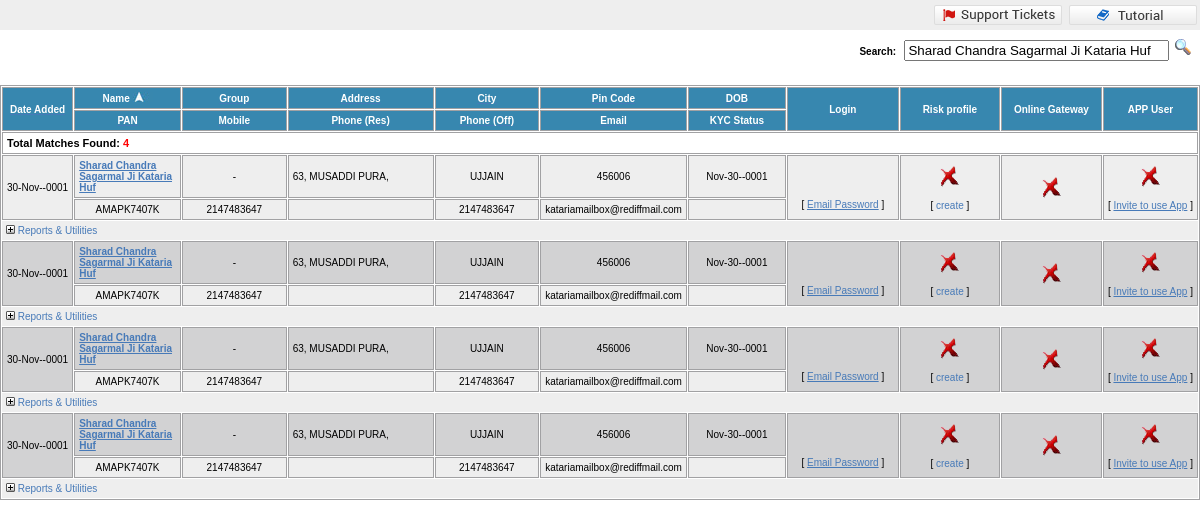
Screenshot of /auth/search.php?srch_str=Sharad Chandra Sagarmal Ji Kataria Huf (signed in) with the database file from the repository.
### tables this page shows
CREATE TABLE `investors` (
  `sno` int(11) NOT NULL,
  `foliochk` varchar(11) NOT NULL,
  `inv_name` varchar(40) NOT NULL,
  `address1` varchar(42) NOT NULL,
  `address2` varchar(35) DEFAULT NULL,
  `address3` varchar(19) DEFAULT NULL,
  `city` varchar(14) NOT NULL,
  `state` varchar(20) NOT NULL,
  `pincode` int(11) NOT NULL,
  `product` varchar(7) NOT NULL,
  `sch_name` varchar(100) NOT NULL,
  `rep_date` date NOT NULL,
  `clos_bal` decimal(9,3) NOT NULL,
  `rupee_bal` decimal(10,2) NOT NULL,
  `jnt_name1` varchar(24) DEFAULT NULL,
  `jnt_name2` varchar(30) DEFAULT NULL,
  `phone_res1` varchar(15) DEFAULT NULL,
  `phone_res2` varchar(15) DEFAULT NULL,
  `phone_res3` varchar(15) DEFAULT NULL,
  `phone_off1` varchar(15) DEFAULT NULL,
  `phone_off2` varchar(15) DEFAULT NULL,
  `phone_off3` varchar(15) DEFAULT NULL,
  `email` varchar(35) DEFAULT NULL,
  `holding_nature` varchar(2) NOT NULL,
  `uin_no` varchar(30) DEFAULT NULL,
  `pan_no` varchar(10) DEFAULT NULL,
  `joint1_pan` varchar(10) DEFAULT NULL,
  `joint2_pan` varchar(30) DEFAULT NULL,
  `guard_pan` varchar(30) DEFAULT NULL,
  `tax_status` varchar(27) NOT NULL,
  `broker_code` varchar(10) NOT NULL,
  `subbroker` varchar(7) DEFAULT NULL,
  `reinv_flag` varchar(1) NOT NULL,
  `bank_name` varchar(38) NOT NULL,
  `branch` varchar(30) NOT NULL,
  `ac_type` varchar(3) NOT NULL,
  `ac_no` varchar(20) NOT NULL,
  `b_address1` varchar(17) DEFAULT NULL,
  `b_address2` varchar(30) DEFAULT NULL,
  `b_address3` varchar(30) DEFAULT NULL,
  `b_city` varchar(16) NOT NULL,
  `b_pincode` int(11) DEFAULT NULL,
  `inv_dob` date DEFAULT NULL,
  `mobile_no` varchar(15) DEFAULT NULL,
  `occupation` varchar(34) DEFAULT NULL,
  `inv_iin` bit(1) NOT NULL,
  `nom_name` varchar(27) DEFAULT NULL,
  `relation` varchar(12) DEFAULT NULL,
  `nom_addr1` varchar(32) DEFAULT NULL,
  `nom_addr2` varchar(35) DEFAULT NULL,
  `nom_addr3` varchar(16) DEFAULT NULL,
  `nom_city` varchar(8) DEFAULT NULL,
  `nom_state` varchar(2) DEFAULT NULL,
  `nom_pincode` int(11) DEFAULT NULL,
  `nom_ph_off` varchar(30) DEFAULT NULL,
  `nom_ph_res` varchar(30) DEFAULT NULL,
  `nom_email` varchar(30) DEFAULT NULL,
  `nom_percentage` int(11) DEFAULT NULL,
  `nom2_name` varchar(21) DEFAULT NULL,
  `nom2_relation` varchar(12) DEFAULT NULL,
  `nom2_addr1` varchar(30) DEFAULT NULL,
  `nom2_addr2` varchar(30) DEFAULT NULL,
  `nom2_addr3` varchar(30) DEFAULT NULL,
  `nom2_city` varchar(30) DEFAULT NULL,
  `nom2_state` varchar(30) DEFAULT NULL,
  `nom2_pincode` varchar(30) DEFAULT NULL,
  `nom2_ph_off` varchar(30) DEFAULT NULL,
  `nom2_ph_res` varchar(30) DEFAULT NULL,
  `nom2_email` varchar(30) DEFAULT NULL,
  `nom2_percentage` int(11) DEFAULT NULL,
  `nom3_name` varchar(30) DEFAULT NULL,
  `nom3_relation` varchar(30) DEFAULT NULL,
  `nom3_addr1` varchar(30) DEFAULT NULL,
  `nom3_addr2` varchar(30) DEFAULT NULL,
  `nom3_addr3` varchar(30) DEFAULT NULL,
  `nom3_city` varchar(30) DEFAULT NULL,
  `nom3_state` varchar(30) DEFAULT NULL,
  `nom3_pincode` varchar(30) DEFAULT NULL,
  `nom3_ph_off` varchar(30) DEFAULT NULL,
  `nom3_ph_res` varchar(30) DEFAULT NULL,
  `nom3_email` varchar(30) DEFAULT NULL,
  `nom3_percentage` varchar(30) DEFAULT NULL,
  `ifsc_code` varchar(11) DEFAULT NULL,
  `dp_id` varchar(12) DEFAULT NULL,
  `demat` varchar(1) NOT NULL,
  `guard_name` varchar(30) DEFAULT NULL,
  `brokcode` varchar(10) NOT NULL,
  `folio_date` date NOT NULL,
  `aadhaar` varchar(32) DEFAULT NULL,
  `tpa_linked` varchar(30) DEFAULT NULL,
  `fh_ckyc_no` int(11) DEFAULT NULL,
  `jh1_ckyc` varchar(30) DEFAULT NULL,
  `jh2_ckyc` varchar(30) DEFAULT NULL,
  `g_ckyc_no` varchar(30) DEFAULT NULL,
  `jh1_dob` date DEFAULT NULL,
  `jh2_dob` varchar(30) DEFAULT NULL,
  `guardian_dob` date DEFAULT NULL,
  `amc_code` varchar(2) NOT NULL,
  `gst_state_code` int(11) DEFAULT NULL,
  `username` varchar(100) DEFAULT NULL,
  `password` varchar(100) DEFAULT NULL,
  `status` varchar(15) DEFAULT NULL,
  `fax_res` varchar(15) DEFAULT NULL,
  `fax_off` varchar(15) DEFAULT NULL,
  `inv_doa` date NOT NULL,
  `datetime` datetime DEFAULT CURRENT_TIMESTAMP
);

### auth/search.php (the view, shortened to what this page needs)
<?php
include('session.php');
$sort='inv_name ASC';
$q='select * from investors where inv_name like "%'.$_GET["srch_str"].'%" order by '.$sort.'';
$result=$db->query($q);
$num=$result->num_rows;
?>
<html>
<head>
<link REL="stylesheet" HREF="FinnSys/includes/standard.css" TYPE="text/css">
</head>
<body leftmargin="0" topmargin="0" marginheight="0" marginwidth="0">
<center>
<form method="get" NAME="form1" action="search.php">
<table height="30" border=0 cellpadding=0 cellspacing=0 width="100%" valign=top bgcolor="#eeeeee" >
		<tr  >
			<td width="85%" align=left class=smaller >
			</td>
		    <td class=smaller valign=middle align=center nowrap width="135px">
                <A  onclick="window.open('/finnsys/help/main.asp?moveto=S','HELP','top=0,left=0,height=600,width=900,header=no,resizable=yes,scrollbars=1,status=1'); return false;"  href="#"><img src="finnsys/images/support.png" border=0></a>
		    </td>
		    <td class=smaller valign=middle align=center nowrap width="135px">
			    <A  onclick="window.open('/finnsys/help/main.asp?page=INVESTORSEARCH','HELP','top=0,left=0,height=600,width=900,header=no,resizable=yes,scrollbars=1,status=1'); return false;" href="#"><img src="finnsys/images/tutorial.png" border=0></a>
		    </td>
		</tr>
</table>
<table border=0 cellpadding=8 cellspacing=1 width="100%" valign=top >
<tr>
	<td class=smaller valign=top>
	</td>
	<td class=smallest align=right valign=top>
	    <b>Search:</b>&nbsp;&nbsp;
	    <input type="text" size="30" name="srch_str" width="90%" value="<?php if(isset($_GET['srch_str'])){echo $_GET['srch_str'];}?>">&nbsp;
	    <input name="imageField" type="image" src="FinnSys/images/srch.gif" border="0">
	</td>
</tr>
</table>
<br>
	<table width="100%" border=1 cellpadding=4 cellspacing=1 bordercolor="#a1a1a3" id="table-1" >
    <thead>
	<tr bgcolor="#3787af">
        <td class=smallest width="5%" align=center rowspan="2" nowrap>
			<A HREF="search.php?grp_only=&CHARONLY=&TO_REPORT=TXN_SUMM&SHOWFOLIO=1&srch_str=<?php if(isset($_GET['srch_str'])){echo $_GET['srch_str'];}?>&sortby=ADDDATE"><b><font color="#ffffff">Date Added</b></font></A>
		</td>
		<td class=smallest width="10%" align=center>
			<b><font color="#ffffff">Name</b></font>&nbsp;<img src="FinnSys/images/blue-asc.jpg" border=0>
		</td>
		<td class=smallest width="10%" align=center>
			<A HREF="search.asp?grp_only=&CHARONLY=&TO_REPORT=TXN_SUMM&SHOWFOLIO=1&srch_str=arpit&sortby=GROUP_TITLE"><b><font color="#ffffff">Group</b></font></A>
		</td>
		<td class=smallest width="15%" align=center>
			<A HREF="search.asp?grp_only=&CHARONLY=&TO_REPORT=TXN_SUMM&SHOWFOLIO=1&srch_str=arpit&sortby=ADDRESS"><b><font color="#ffffff">Address</b></font></A>
		</td>
		<td class=smallest width="10%" align=center>
			<A HREF="search.asp?grp_only=&CHARONLY=&TO_REPORT=TXN_SUMM&SHOWFOLIO=1&srch_str=arpit&sortby=CITY"><b><font color="#ffffff">City</b></font></A>
		</td>
        <td class=smallest width="10%" align=center>
			<A HREF="search.asp?grp_only=&CHARONLY=&TO_REPORT=TXN_SUMM&SHOWFOLIO=1&srch_str=arpit&sortby=PINCODE"><b><font color="#ffffff">Pin Code</b></font></A>
		</td>
       <td class=smallest width="10%" align=center>
			<A HREF="search.asp?grp_only=&CHARONLY=&TO_REPORT=TXN_SUMM&SHOWFOLIO=1&srch_str=arpit&sortby=DOB"><b><font color="#ffffff">DOB</b></font></A>
		</td>
        <td class=smallest width="10%" align=center rowspan="2">
			<A HREF="search.asp?grp_only=&CHARONLY=&TO_REPORT=TXN_SUMM&SHOWFOLIO=1&srch_str=arpit&sortby=LOGIN"><b><font color="#ffffff">Login</b></font></A>
		</td>
        <td class=smallest width="10%" align=center rowspan="2">
			<A HREF="search.asp?grp_only=&CHARONLY=&TO_REPORT=TXN_SUMM&SHOWFOLIO=1&srch_str=arpit&sortby=RISK"><b><font color="#ffffff">Risk profile</b></font></A>
		</td>
        <td class=smallest width="10%" align=center rowspan="2">
			<A HREF="search.asp?grp_only=&CHARONLY=&TO_REPORT=TXN_SUMM&SHOWFOLIO=1&srch_str=arpit&sortby=ONLGW"><b><font color="#ffffff">Online Gateway</b></font></A>
		</td>
        <td class=smallest width="10%" align=center rowspan="2">
			<A HREF="search.asp?grp_only=&CHARONLY=&TO_REPORT=TXN_SUMM&SHOWFOLIO=1&srch_str=arpit&sortby=APP"><b><font color="#ffffff">APP User</b></font></A>
		</td>
	</tr>
	<tr bgcolor="#3787af">
        <td class=smallest width="5%" align=center>
			<A HREF="search.asp?grp_only=&CHARONLY=&TO_REPORT=TXN_SUMM&SHOWFOLIO=1&srch_str=arpit&sortby=PAN"><b><font color="#ffffff">PAN</b></font></A>
		</td>
        <td class=smallest width="10%" align=center>
			<A HREF="search.asp?grp_only=&CHARONLY=&TO_REPORT=TXN_SUMM&SHOWFOLIO=1&srch_str=arpit&sortby=MOBILE"><b><font color="#ffffff">Mobile</b></font></A>
		</td>
        <td class=smallest width="10%" align=center>
			<A HREF="search.asp?grp_only=&CHARONLY=&TO_REPORT=TXN_SUMM&SHOWFOLIO=1&srch_str=arpit&sortby=PHONE_RES"><b><font color="#ffffff">Phone (Res)</b></font></A>
		</td>
		<td class=smallest width="10%" align=center>
			<A HREF="search.asp?grp_only=&CHARONLY=&TO_REPORT=TXN_SUMM&SHOWFOLIO=1&srch_str=arpit&sortby=PHONE_OFF"><b><font color="#ffffff">Phone (Off)</b></font></A>
		</td>
        <td class=smallest width="10%" align=center>
			<A HREF="search.asp?grp_only=&CHARONLY=&TO_REPORT=TXN_SUMM&SHOWFOLIO=1&srch_str=arpit&sortby=EMAIL"><b><font color="#ffffff">Email</b></font></A>
		</td>
		 <td class=smallest width="10%" align=center>
			<A HREF="search.asp?grp_only=&CHARONLY=&TO_REPORT=TXN_SUMM&SHOWFOLIO=1&srch_str=arpit&sortby=KYC"><b><font color="#ffffff">KYC Status</b></font></A>
		</td>
	</tr>
	</thead>
	<tbody>
            <tr >
		        <td colspan=11 class=smaller >
		        <b>Total Matches Found:&nbsp;<font color=red><?php echo $num;?></font></b>
		        </td>
	        </tr>
        <?php
        $flag=0;
        while($r=mysqli_fetch_array($result)){
            if($flag==0){
                $color='#eeeeee';
            }
            else{
                $color='#d2d2d3';
                $flag--;
            }
            echo '<tr bgcolor="'.$color.'">
                <td class=smallest align=CENTER rowspan="2" nowrap>
                    '.date("d-M-Y",strtotime($r['folio_date'])).'
                </td>
		        <td class=smallest align=LEFT>
		            <a href="#" OnClick=window.open("../client_management/add_new.php?invid='.$r['sno'].'","","top=0,left=50,height=540,width=700,header=no,resizable=yes,scrollbars=1"); return false; title="Click to open Investor Record"  ><b>'.$r["inv_name"].'</b></a>
                </td>
		        <td class=smallest align=CENTER>
			            -
		        </td>
		        <td class=smallest align=LEFT>'.$r['address1'].'</td>
		        <td class=smallest align=center>'.$r['city'].'</td>
                <td class=smallest align=center>'.$r['pincode'].'</td>
                <td class=smallest align=center>'.date("M-d-Y",strtotime($r['inv_dob'])).'</td>
                <td class=smallest align=center rowspan="2" valign="middle" nowrap>
                    '.$r['username'].'<br><br><br>
				        [ <A href="tools/mailer_investor.php?todo=1&tid='.$r['sno'].'">Email Password</A> ]
                </td>
                <td class=smallest align=center rowspan="2" valign="middle" nowrap>
                        <img src="finnsys/images/trans_cross.png"><br /><br />
                        [ <a href="#" style="text-decoration:none" Onclick="window.open("/finnsys/finplan/goal.asp?INVESTOR_ID='.$r['sno'].'","SYSREPORT","top=100,left=100,height=550,width=850,header=no,resizable=yes,scrollbars=1,status=1");return false;">create</a> ]
                </td>
                <td class=smallest align=center rowspan="2" valign="middle" nowrap>
                        <img src="finnsys/images/trans_cross.png">
                </td>
                <td class=smallest align=center rowspan="2" valign="middle" nowrap>
                        <img src="finnsys/images/trans_cross.png"><br /><br />
                                [ <A onclick="window.open("FinnSys/tools/mailer.investor.asp?todo=2&tid='.$r['sno'].'","","top=50,left=200,height=500,width=600,header=no,resizable=yes,scrollbars=1"); return false;" href="#">Invite to use App</A> ]
                </td>
	        </tr>
	        <tr bgcolor="#eeeeee">
                <td class=smallest align=center>'.$r['pan_no'].'</td>
                <td class=smallest align=center>'.$r['mobile_no'].'</td>
                <td class=smallest align=center>'.$r['phone_res1'].'</td>
                <td class=smallest align=center>'.$r['phone_off1'].'</td>
                <td class=smallest align=center>'.$r['email'].'</td>
                <td class=smallest align=center>'.$r['fh_ckyc_no'].'</td>
	        </tr>
	        <tr bgcolor="#eeeeee">
                <TD colspan=11 class=smallest style="border: 0px solid;" align="center">
                    <span class=smallest style="float:left;"><a onclick="open_div_fns(\''.$r['sno'].'\');" href="#" style="text-decoration:none;" ><img src="FinnSys/images/button_Open.gif" border=0 id="IMG_MENUS_'.$r['sno'].'">&nbsp;Reports & Utilities</a></span>
                    <DIV id="DIV_MENUS_'.$r['sno'].'" style="display:none;">
			                <TD class="smallest" valign="top" nowrap style="border:1px solid #a1a1a3;width:150px;text-align:center; background-color:#3787af;" id="TAB_FOLIO_'.$r['sno'].'">
			                    <a id="TAB_FOLIO_LNK_'.$r['sno'].'" href="#" class=smallest onClick="OpenFolio(\''.$r['sno'].'\'); return false;" style="color:#ffffff;">Folio List</a>
			                </TD>
			                        '.$r[''].''.$r[''].'
				                    <div style="float:left;width:100px;padding:8px;display:none;position:absolute;" id="UD_DIV_PORTF_'.$r['sno'].'" name="UD_DIV_PORTF_'.$r['sno'].'">
                                                '.$r[''].'
                                                '.$r[''].'
                                                '.$r[''].'
                                                '.$r[''].'
                                                '.$r[''].'
                                                '.$r[''].'
                                                '.$r[''].'
                                    </div>
			                        '.$r[''].''.$r[''].'
				                    <div style="float:left;width:100px;padding:8px;display:none;position:absolute;" id="UD_DIV_FINP_'.$r['sno'].'" name="UD_DIV_FINP_'.$r['sno'].'">
                                                '.$r[''].'
                                                '.$r[''].'
                                    </div>
			                        '.$r[''].''.$r[''].'
                                    <div style="float:left;width:100px;padding:8px;display:none;position:absolute;" id="UD_DIV_ALERTS_'.$r['sno'].'" name="UD_DIV_ALERTS_'.$r['sno'].'">
                                                '.$r[''].'
                                                '.$r[''].'
                                                '.$r[''].'
                                                '.$r[''].'
                                    </div>
			                        '.$r[''].''.$r[''].'
				                    <div style="float:left;width:100px;padding:8px;display:none;position:absolute;" id="UD_DIV_TOOLS_'.$r['sno'].'" name="UD_DIV_TOOLS_'.$r['sno'].'">
                                                '.$r[''].'
                                                '.$r[''].'
                                    </div>
			                        '.$r[''].''.$r[''].'
				                    <div style="float:left;width:100px;padding:8px;display:none;position:absolute;" id="UD_DIV_SUBSC_'.$r['sno'].'" name="UD_DIV_SUBSC_'.$r['sno'].'">
                                                '.$r[''].'
                                    </div>
                    </DIV>
                    <DIV id="DIV_FOL_'.$r['sno'].'" style="padding:8px; display:none; position:center; width:75%" class="smallest">
                    </DIV>
                </TD>
            </tr>';
        $flag++;}
        ?>
    </tbody>
	</table>
</form>
    <br /><br /><br />
</center>
</body>
</html>

### auth/finnsys/includes/standard.css (style rules this page uses)
body { font-family: arial, helvetica, sans-serif; font-size: 10pt; background-color: #ffffff; margin-left:0; margin-top:0; margin-right:0 }
table, td { font-family: arial, helvetica, sans-serif; font-size: 10pt; color: #000000 }
.smaller { font-family: verdana,arial, helvetica, sans-serif; font-size: 11px; color: #000000 }
.smallest { font-family: verdana,arial, helvetica, sans-serif; font-size: 10px; color: #000000 }
a:link { color: #477AB8 }

### rows the page displays
investors: folio_date "30-Nov--0001", $r['sno'] 5 (drawn), inv_name "Sharad Chandra Sagarmal Ji Kataria Huf", address1 "63, MUSADDI PURA,", city "UJJAIN", pincode "456006", inv_dob "Nov-30--0001", pan_no "AMAPK7407K", mobile_no "2147483647", phone_off1 "2147483647", email "katariamailbox@rediffmail.com"
investors: folio_date "30-Nov--0001", $r['sno'] 7 (drawn), inv_name "Sharad Chandra Sagarmal Ji Kataria Huf", address1 "63, MUSADDI PURA,", city "UJJAIN", pincode "456006", inv_dob "Nov-30--0001", pan_no "AMAPK7407K", mobile_no "2147483647", phone_off1 "2147483647", email "katariamailbox@rediffmail.com"
investors: folio_date "30-Nov--0001", inv_name "Sharad Chandra Sagarmal Ji Kataria Huf", address1 "63, MUSADDI PURA,", city "UJJAIN", pincode "456006", inv_dob "Nov-30--0001", pan_no "AMAPK7407K", mobile_no "2147483647", phone_off1 "2147483647", email "katariamailbox@rediffmail.com"
investors: folio_date "30-Nov--0001", inv_name "Sharad Chandra Sagarmal Ji Kataria Huf", address1 "63, MUSADDI PURA,", city "UJJAIN", pincode "456006", inv_dob "Nov-30--0001", pan_no "AMAPK7407K", mobile_no "2147483647", phone_off1 "2147483647", email "katariamailbox@rediffmail.com"

### other values shown
$num "4"
